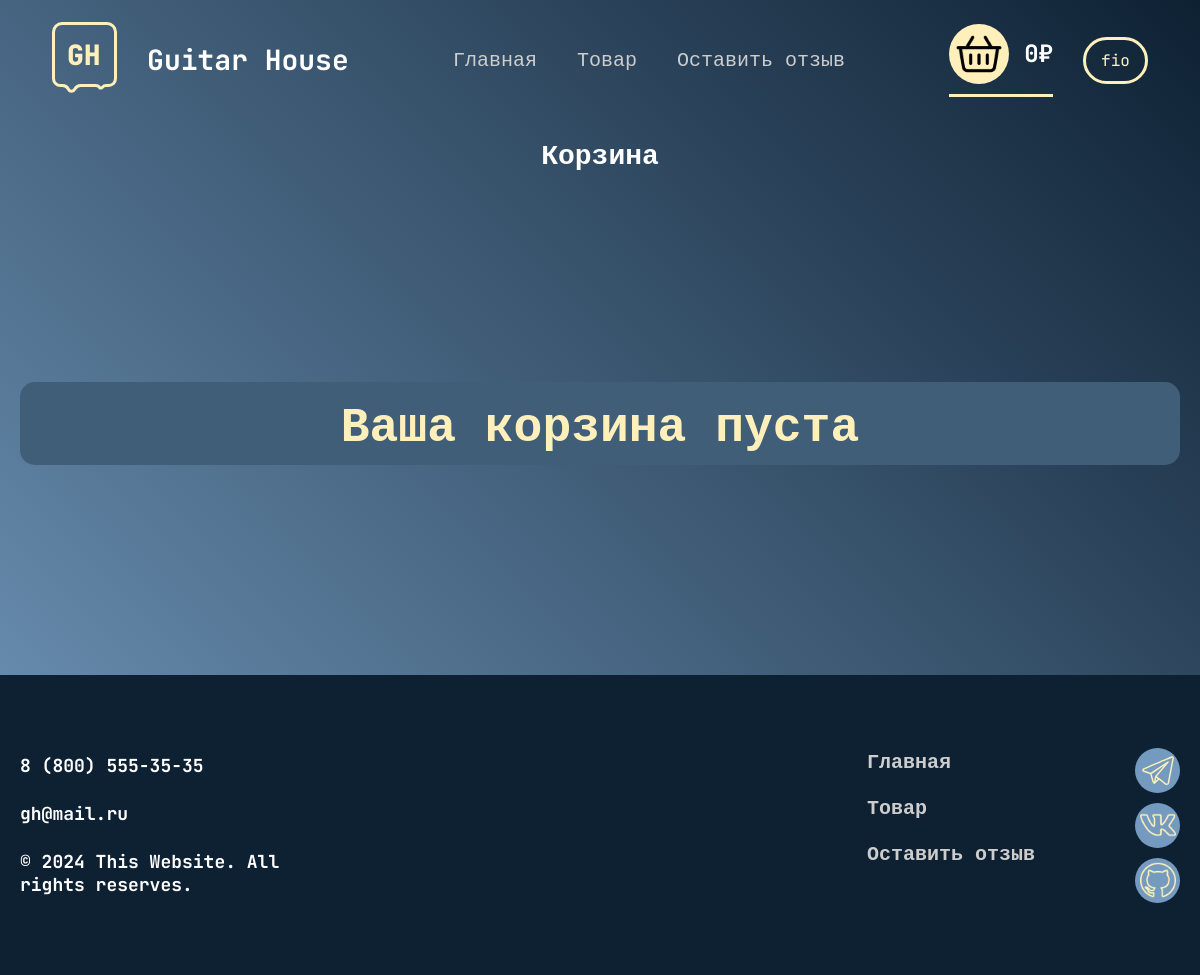
Before: /cart (signed in) with the older database file.
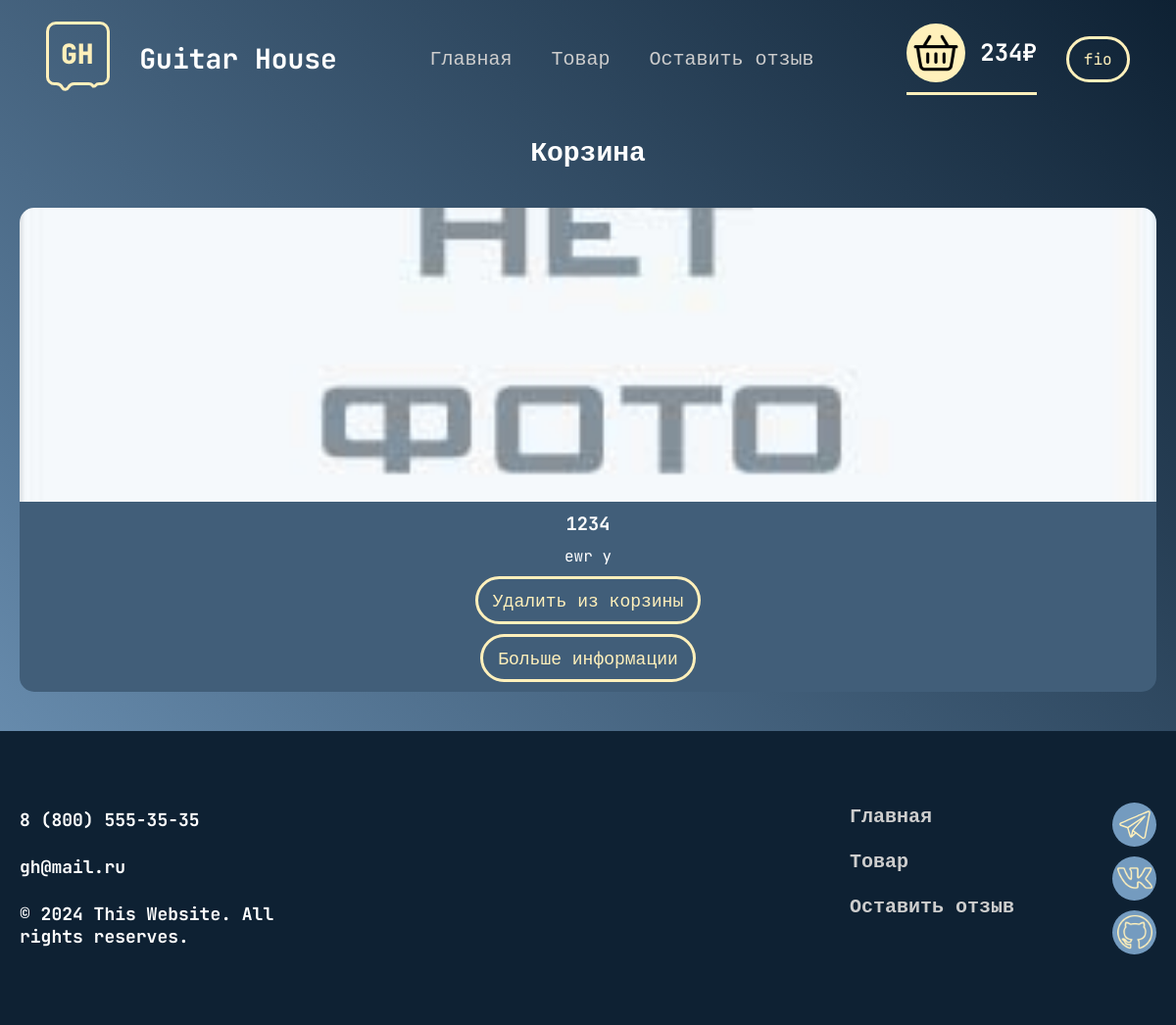
After: the same page with the newer database file.
### data/users.py (models this page shows, shortened)
class User(SqlAlchemyBase, UserMixin, SerializerMixin):
    __tablename__ = 'users'
    id = sqlalchemy.Column(
        sqlalchemy.Integer,
        primary_key=True,
        autoincrement=True
    )
    email = sqlalchemy.Column(
        sqlalchemy.String,
        index=True,
        unique=True,
    )
    full_name = sqlalchemy.Column(sqlalchemy.String)
    age = sqlalchemy.Column(sqlalchemy.Integer)
    birthday = sqlalchemy.Column(
        sqlalchemy.DateTime,
        default=datetime.datetime.now
    )
    hashed_password = sqlalchemy.Column(sqlalchemy.String)
    product = orm.relationship("Product", back_populates='user')
    feedback = orm.relationship("Feedback", back_populates='user')
    cart = orm.relationship("Cart", back_populates='user')

### data/cart.py (models this page shows)
class Cart(SqlAlchemyBase, UserMixin, SerializerMixin):
    __tablename__ = 'cart'
    id = sqlalchemy.Column(sqlalchemy.Integer,
                           primary_key=True, autoincrement=True)
    user_id = sqlalchemy.Column(sqlalchemy.Integer,
                                sqlalchemy.ForeignKey("users.id"))
    user = orm.relationship('User')
    product_id = sqlalchemy.Column(sqlalchemy.Integer,
                                    sqlalchemy.ForeignKey("products.id"))
    product = orm.relationship("Product")
    price = sqlalchemy.Column(sqlalchemy.Integer)

### data/product.py (models this page shows)
class Product(SqlAlchemyBase, UserMixin, SerializerMixin):
    __tablename__ = 'products'
    id = sqlalchemy.Column(sqlalchemy.Integer,
                           primary_key=True, autoincrement=True)
    title = sqlalchemy.Column(sqlalchemy.String, nullable=True)
    content = sqlalchemy.Column(sqlalchemy.String, nullable=True)
    created_date = sqlalchemy.Column(sqlalchemy.DateTime,
                                     default=datetime.datetime.now)
    price = sqlalchemy.Column(sqlalchemy.Integer, nullable=True)
    user_id = sqlalchemy.Column(sqlalchemy.Integer,
                                sqlalchemy.ForeignKey("users.id"))
    user = orm.relationship('User')
    category_id = sqlalchemy.Column(sqlalchemy.Integer,
                                    sqlalchemy.ForeignKey("product_category.id"))
    category = orm.relationship("ProductCategory")
    cart = orm.relationship("Cart", back_populates='product')
    image1 = sqlalchemy.Column(sqlalchemy.String)
    image2 = sqlalchemy.Column(sqlalchemy.String)

### main.py (the view)
@app.route('/cart', methods=['GET', 'POST'])
@login_required
def cart():
    db_sess = db_session.create_session()
    s = 0
    try:
        sum_price = db_sess.query(Cart.price).filter(Cart.user_id == current_user.id)
        for i in sum_price:
            s += i[0]
    except AttributeError:
        s = 0
    cart_items = db_sess.query(Cart).filter(Cart.user_id == current_user.id)
    return render_template(
        'cart.html',
        title='Guitar House / Корзина',
        css=url_for('static', filename='css/cart.css'),
        js=url_for('static', filename='js/main.js'),
        sum_price=s,
        cart_items=cart_items
    )

### data/db_session.py (called while the page is built)
def create_session() -> Session:
    global __factory
    return __factory()

### main.py (called while the page is built)
@login_manager.user_loader
def load_user(user_id):
    db_sess = db_session.create_session()
    return db_sess.query(User).get(user_id)

### templates/cart.html
 {% extends "base.html" %}
 {% block content %}
<main>
  <div class="container">
    <div class="main__wraper">
      <article>
        <h1>Корзина</h1>
      </article>
      <section class="cart">
        {% for item in cart_items %}
          <div class="item1 item">
            {% if item.image1 %}
              <img src="{{ url_for('static', filename='img/product_img/' + item.image1) }}" alt="">
            {% else %}
              <img src="{{ url_for('static', filename='img/no-image.jpg') }}" alt="">
            {% endif %}
            <div class="text">
              <h3>{{ item.product.title }}</h3>
              <p>{{ item.product.content }}</p>
              <a href="/del-cart-item/{{item.id}}" class="btn btn_item">Удалить из корзины</a>
              <a href="/info_product/{{ item.product.id }}" class="btn btn_info">Больше информации</a>
            </div>
          </div>
        {% else %}
          <h1 class="no-product">Ваша корзина пуста</h1>
        {% endfor %}
      </section>
    </div>
  </div>
</main>
{% endblock %}

### templates/base.html (shortened to what this page needs)
<!DOCTYPE html>
<html lang="en">
  <head>
    <link rel="stylesheet" href="{{ css }}">
  </head>
  <body>
    <div class="wraper">
      <header>
        <a class="header__logo" href="/">
          <img src="{{ url_for('static', filename='img/logo.svg') }}" alt="logo">
          <h2>Guitar House</h2>
        </a>
        <nav class="header__navigation">
          <ul>
            <li><a href="/"> Главная</a></li>
            <li><a href="/shop"> Товар</a></li>
            <li><a href="/contact"> Оставить отзыв</a></li>
          </ul>
        </nav>
        <section class="header__blocks">
          <a class="header__cart cart" href="/cart">
            <div class="cart__icon"> <img src="{{ url_for('static', filename='img/cart.svg') }}" alt="cart-icon"></div>
            <h3 class="cart__sum">{{ sum_price }}₽</h3></a>
          {% if current_user.is_authenticated %}
            <div class="header__btn-acc btn-acc">
              <form action="/account">
                <button class="btn btn_acc">
                  {{ current_user.full_name }}
                </button>
              </form>
            </div>
          {% endif %}
        </section>
      </header>
      {% block content %}{% endblock %}
      <footer>
        <div class="container">
          <div class="footer__wraper">
            <section class="footer__text">
              <h3 class="text__number">8 (800) 555-35-35</h3>
              <h3 class="text__email">gh@mail.ru</h3>
              <h3 class="text__right">&copy; 2024 This Website. All rights reserves.</h3>
            </section>
            <nav class="footer__navigation">
              <ul class="footer__sites">
                <li> <a href="/">Главная</a></li>
                <li> <a href="/shop">Товар</a></li>
                <li> <a href="/contact">Оставить отзыв</a></li>
              </ul>
              <div class="footer__tg">
                <a href="https://t.me/MamaKupiSnikers" target="_blank">
                  <img src="{{ url_for('static', filename='img/tg.svg') }}" alt="tg">
                </a>
                <a href="https://vk.com/mama_kupi_snikers" target="_blank">
                  <img src="{{ url_for('static', filename='img/vk.png') }}" alt="vk">
                </a>
                <a href="https://github.com/nais2008" target="_blank">
                  <img src="{{ url_for('static', filename='img/github.png') }}" alt="gh">
                </a>
              </div>
            </nav>
          </div>
        </div>
      </footer>
    </div>
  </body>
</html>

Changed rows visible on the page:
added Cart: product "1234", product.content "ewr y"
Other visible differences:
{{ sum_price }}: "0" → "234"
text no longer shown: "Ваша корзина пуста"
